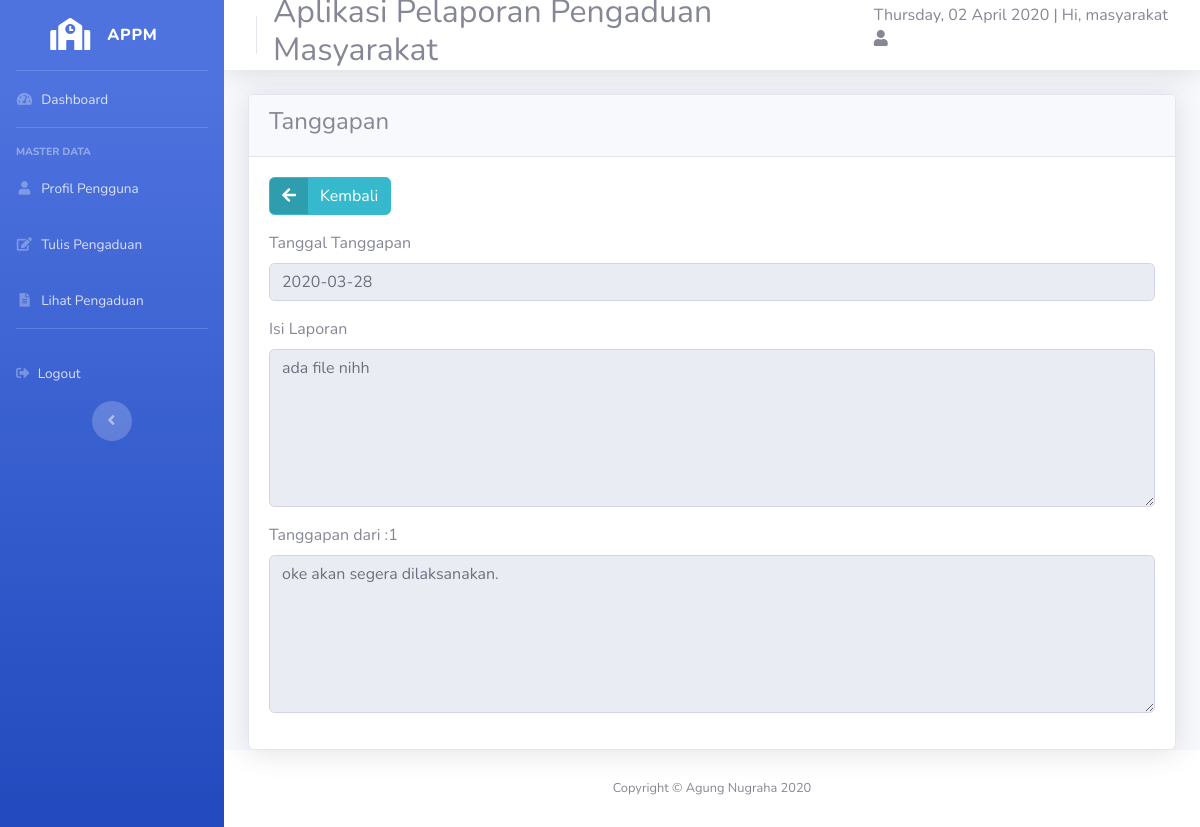
Screenshot of /masyarakat.php?url=lihat_tanggapan&id=8 (signed in) with the database file from the repository.
### tables this page shows
CREATE TABLE `tanggapan` (
  `id_tanggapan` int(11) NOT NULL,
  `id_pengaduan` int(11) NOT NULL,
  `tgl_tanggapan` date NOT NULL,
  `tanggapan` text NOT NULL,
  `id_petugas` int(11) NOT NULL
);

CREATE TABLE `pengaduan` (
  `id_pengaduan` int(11) NOT NULL,
  `tgl_pengaduan` date NOT NULL,
  `nik` char(16) NOT NULL,
  `isi_laporan` text NOT NULL,
  `foto` varchar(255) NOT NULL,
  `status` enum('belum diproses','sedang diproses','selesai') NOT NULL
);

### lihat_tanggapan.php (the view, shortened to what this page needs)
<!DOCTYPE html>
<html lang="en">
<head>
  <link href="vendor/fontawesome-free/css/all.min.css" rel="stylesheet" type="text/css">
  <link href="css/sb-admin-2.min.css" rel="stylesheet">
</head>
<body id="page-top">
  <div class="card shadow">
      <div class="card-header">
            <h4>Tanggapan</h4>
      </div>
      <div class="card-body">
        <div class="form-group cols-sm-6">
            <a href="?url=lihat_pengaduan" class="btn btn-info btn-icon-split">
                <span class="icon text-white-20">
                    <i class="fas fa-arrow-left"></i>
                    </span>
                <span class="text">Kembali</span>
            </a>
        </div>
          <form action="#" method="post" class="form-horizontal" enctype="multipart/form-data">
            <?php
            require 'koneksi.php';
            $sql=mysqli_query($koneksi, "SELECT * FROM pengaduan, tanggapan WHERE tanggapan.id_pengaduan='$_GET[id]' and tanggapan.id_pengaduan=pengaduan.id_pengaduan");
            $cek=mysqli_num_rows($sql);
            if ($cek<1)
            {
              echo "<font color='red'>Mohon Bersabar, Pengaduan Belum di Tanggapi </font>";
            }
              else
            {
              if ($data=mysqli_fetch_array($sql))
              {
            ?>
              <div class="form-group cols-sm-6">
                  <label>Tanggal Tanggapan</label>
                  <input type="text" name="tgl_tanggapan" value="<?php echo $data['tgl_tanggapan']; ?>" class="form-control" readonly>
              </div>
              <div class="form-group cols-mx-6">
                  <label>Isi Laporan</label>
                  <textarea class="form-control" name="isi_laporan" rows="6" readonly><?php echo $data['isi_laporan']; ?>
                  </textarea>
              </div>
              <div class="form-group cols-mx-6">
                  <label>Tanggapan dari :</label><?php echo $data['id_petugas']; ?>
                  <textarea class="form-control" name="tanggapan" rows="6" readonly><?php echo $data['tanggapan']; ?>
                  </textarea>
              </div>
            <?php } } ?>
          </form>
        </div>
      </div>
</body>
</html>

### rows the page displays
tanggapan: tgl_tanggapan "2020-03-28", isi_laporan "ada file nihh", id_petugas "1", tanggapan "oke akan segera dilaksanakan."

### other values shown
$_SESSION['nama'] "masyarakat"
